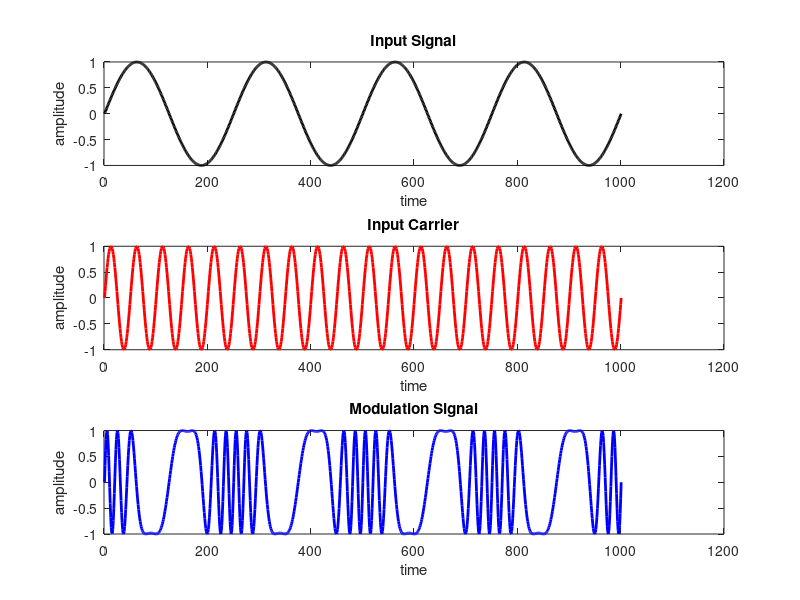

MATLAB code to generate this figure:
clc;
t = 0: 0.001: 1;
fm = 4;
fc = 20;
m = 8;
x = sin(2 * pi * fm * t);
subplot(3,1,1);
plot(x, 'k', 'linewidth', 2);
xlabel("time");
ylabel('amplitude');
title('Input Signal');

y = sin(2 * pi * fc * t);
subplot(3,1,2);
plot(y, 'r', 'linewidth', 2);
xlabel("time");
ylabel('amplitude');
title('Input Carrier');

vfm = sin(2 * pi * fc * t + (m * sin(2 * pi * fm * t)));
subplot(3,1,3);
plot (vfm, 'rgb', 'linewidth', 2);
xlabel("time");
ylabel('amplitude')
title('Modulation Signal');